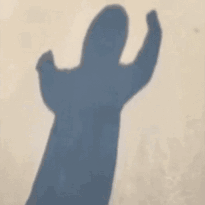
#> input picture image/win.gif, 205 x 205 px
$ python gif_to_png.py
#> lines starting #> are read from the running program, lines starting #| are printed output that depends on the picture
from PIL import Image, ImageSequence

pillow_image = Image.open('../image/win.gif')
#> pillow_image is the input picture: PIL image 205x205 P; mean R, G, B 174.5, 170.9, 164
for index, frame in enumerate(ImageSequence.all_frames(pillow_image)):
    frame.save(f"../image/win_png/gif{index}.png", quality=100)
#> this loop made 26 passes
#> pass 2, `frame.save(f"../image/win_png/gif{index}.png", quality=100)`:
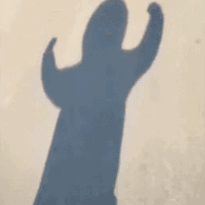
#> saved as gif1.png: PIL image 205x205 RGB; mean R, G, B 174.7, 171.2, 164.5
